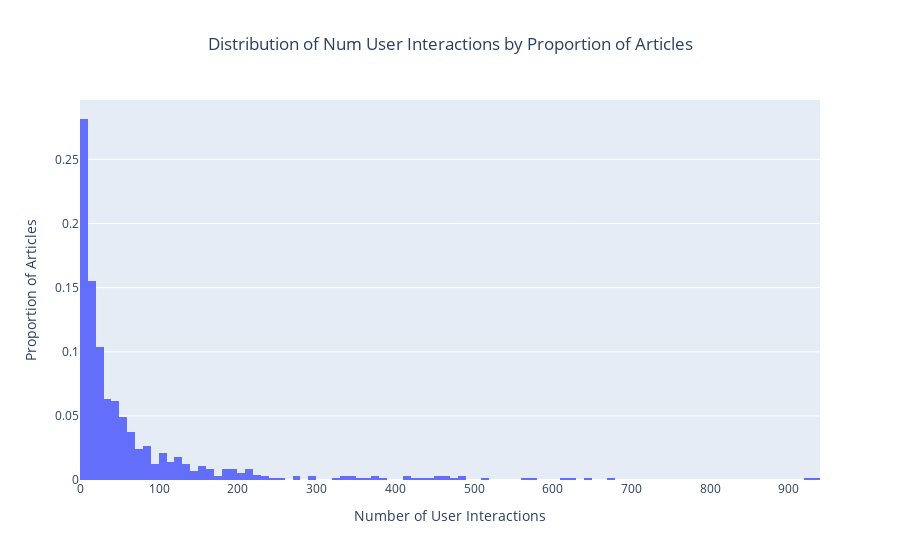

The notebook cell this image was saved under:
### Code cell
# plot histogram of num user interactions per article

hist_data = go.Histogram(x=article_interactions.num_users, histnorm='probability', nbinsx=100)
hist_layout = go.Layout(
    title=dict(
        text='Distribution of Num User Interactions by Proportion of Articles',
        x=0.5
        ),
    xaxis=dict(title="Number of User Interactions"),
    yaxis=dict(title="Proportion of Articles"),
    )
fig = go.Figure(data=[hist_data], layout=hist_layout)
py.iplot(fig)

### Figure 1 — Plotly figure (JSON) as saved in the notebook; plotly's stock layout.template omitted (floating-point values rounded to 4 significant figures; data arrays with more than 128 entries replaced by an {"elided": "..."} marker saying what was removed)
{"data": [{"histnorm": "probability", "nbinsx": 100, "type": "histogram", "x": {"elided": "714 int values"}}], "layout": {"title": {"text": "Distribution of Num User Interactions by Proportion of Articles", "x": 0.5}, "xaxis": {"title": {"text": "Number of User Interactions"}}, "yaxis": {"title": {"text": "Proportion of Articles"}}}}
